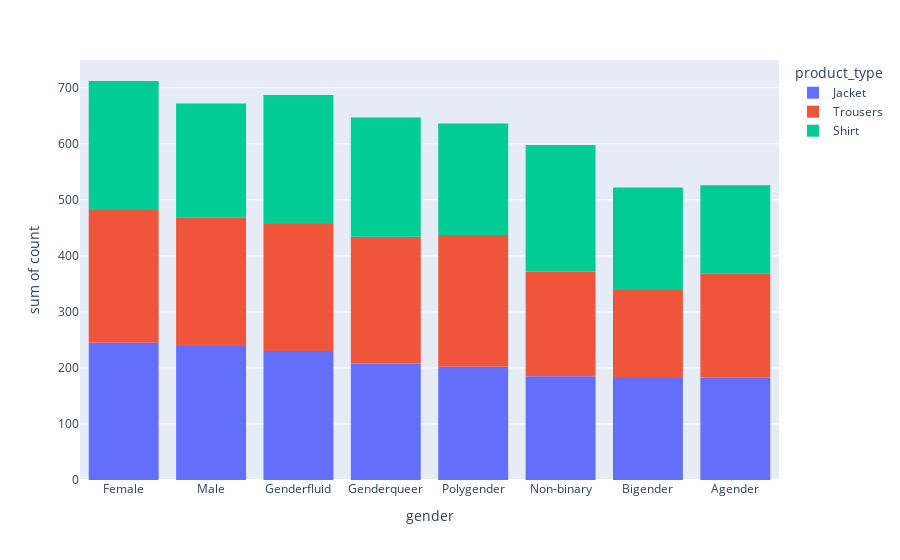

Notebook code cell kept with this figure:
### Code cell
px.histogram(df_gend_ptype,x='gender',y='count',color='product_type')

### Figure 1 — Plotly figure (JSON) as saved in the notebook; plotly's stock layout.template omitted (floating-point values rounded to 4 significant figures)
{"data": [{"alignmentgroup": "True", "bingroup": "x", "histfunc": "sum", "hovertemplate": "product_type=Jacket<br>gender=%{x}<br>sum of count=%{y}<extra></extra>", "legendgroup": "Jacket", "marker": {"color": "#636efa", "pattern": {"shape": ""}}, "name": "Jacket", "offsetgroup": "Jacket", "orientation": "v", "showlegend": true, "type": "histogram", "x": ["Female", "Male", "Genderfluid", "Genderqueer", "Polygender", "Non-binary", "Bigender", "Agender"], "xaxis": "x", "y": [245, 239, 230, 208, 202, 185, 184, 183], "yaxis": "y"}, {"alignmentgroup": "True", "bingroup": "x", "histfunc": "sum", "hovertemplate": "product_type=Trousers<br>gender=%{x}<br>sum of count=%{y}<extra></extra>", "legendgroup": "Trousers", "marker": {"color": "#EF553B", "pattern": {"shape": ""}}, "name": "Trousers", "offsetgroup": "Trousers", "orientation": "v", "showlegend": true, "type": "histogram", "x": ["Female", "Polygender", "Male", "Genderfluid", "Genderqueer", "Non-binary", "Agender", "Bigender"], "xaxis": "x", "y": [237, 235, 230, 227, 226, 187, 186, 155], "yaxis": "y"}, {"alignmentgroup": "True", "bingroup": "x", "histfunc": "sum", "hovertemplate": "product_type=Shirt<br>gender=%{x}<br>sum of count=%{y}<extra></extra>", "legendgroup": "Shirt", "marker": {"color": "#00cc96", "pattern": {"shape": ""}}, "name": "Shirt", "offsetgroup": "Shirt", "orientation": "v", "showlegend": true, "type": "histogram", "x": ["Female", "Genderfluid", "Non-binary", "Genderqueer", "Male", "Polygender", "Bigender", "Agender"], "xaxis": "x", "y": [230, 230, 226, 213, 203, 199, 183, 157], "yaxis": "y"}], "layout": {"barmode": "relative", "legend": {"title": {"text": "product_type"}, "tracegroupgap": 0}, "margin": {"t": 60}, "xaxis": {"anchor": "y", "domain": [0, 1], "title": {"text": "gender"}}, "yaxis": {"anchor": "x", "domain": [0, 1], "title": {"text": "sum of count"}}}}
